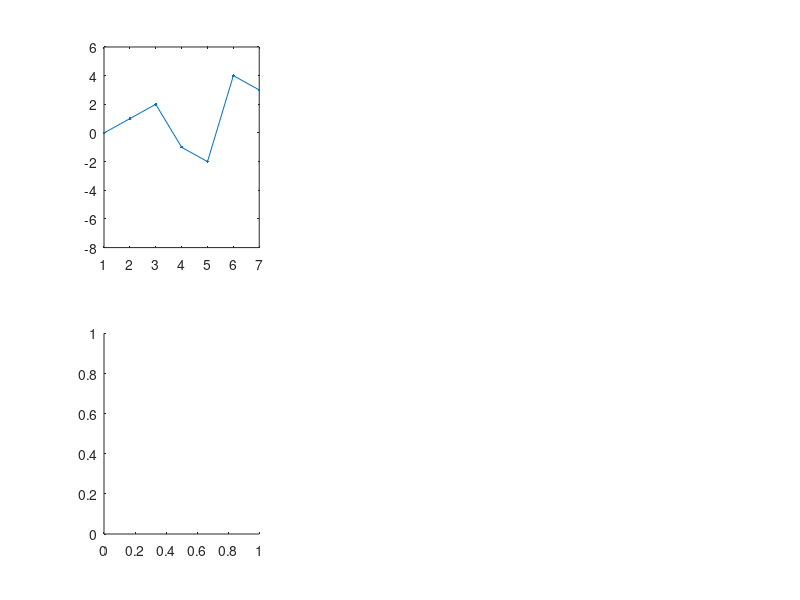

Source code (MATLAB): (Note: this script raises an error after producing the figure.)
def(:,1)=[5 10 3 4 6 -2 1]';
def(:,2)=[3 4 5 2 1 7 6]';
def(:,3)=[2 2 5 6 3 2 1]';
def(:,4)=[7 6 3 4 1 2 1]';
G=[-1 1 0 0 0 0 0; 
    0 -1 1 0 0 0 0;
    0 0 -1 1 0 0 0;
    0 0 0 -1 1 0 0;
    0 0 0 0 -1 1 0;
    0 0 0 0 0 -1 1];
G2=[G;1 0 0 0 0  0 0];
inv(G2'*G2)*G2'


figure
js=2:4;
for j=1:length(js)
    subplot(2,3,j)
    plot(def(:,js(j))-def(1,js(j)),'.-')
    axis([1 7 -8 6])
    subplot(2,3,3+j)
    for i = 1:length(ints)
        ints=G*def(:,js(j));
        id=find(abs(G(i,:))==1);
        plot([id(1) id(2)],[ints(i) ints(i)],'r')
        hold on
    end
    axis([1 7 -10 7])
end
print -dpng classfigsb.png


G=[-1 0 0 1 0 0 0; 
    -1 0 1 0 0 0 0;
    0 0 0 0 -1 1 0;
    0 0 -1 0 1 0 0;
    0 -1 0 0 0 1 0;
    0 0 0 0 -1 0 1];
G2=[G;1 0 0 0 0  0 0];
inv(G2'*G2)*G2'


figure
for j=1:length(js)
    subplot(2,3,j)
    plot(def(:,js(j))-def(1,js(j)),'.-')
    axis([1 7 -8 6])
    subplot(2,3,3+j)
    for i = 1:length(ints)
        ints=G*def(:,js(j));
        id=find(abs(G(i,:))==1);
        plot([id(1) id(2)],[ints(i) ints(i)],'r')
        hold on
    end
    axis([1 7 -10 7])
end
print -dpng classfigs2b.png






G=[-1 0 0 1 0 0 0; 
   -1 0 1 0 0 0 0;
    0 0 0 0 -1 1 0;
    0 0 -1 1 0 0 0;
    0 -1 1 0 0 0 0;
    0 0 0 0 -1 0 1];
G2=[G;1 0 0 0 0  0 0];
inv(G2'*G2)*G2'


figure
for j=1:length(js)
    subplot(2,3,j)
    plot(def(:,js(j))-def(1,js(j)),'.-')
    axis([1 7 -8 6])
    subplot(2,3,3+j)
    for i = 1:length(ints)
        ints=G*def(:,js(j));
        id=find(abs(G(i,:))==1);
        plot([id(1) id(2)],[ints(i) ints(i)],'r')
        hold on
    end
    axis([1 7 -10 7])
end
print -dpng classfig3b.png
